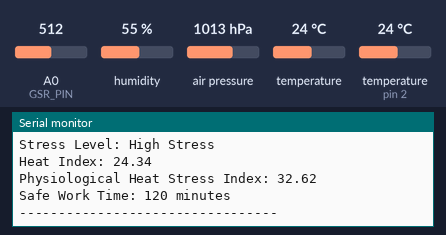
Bench run of a sketch on a simulated Arduino Uno, built with avr-gcc and run on an emulated ATmega328P. On the bench: the last lines printed to the serial monitor. Inputs (shaded band) come from the test bench; at power-on: A0 (GSR_PIN) = 512, humidity 55 %, air pressure 1013 hPa, temperature 24 °C, temperature (sensor on pin 2) 24 °C.

Above: at 8.7 s.
8.8 s: A0 (GSR_PIN) set to 992
At 9.61 s:
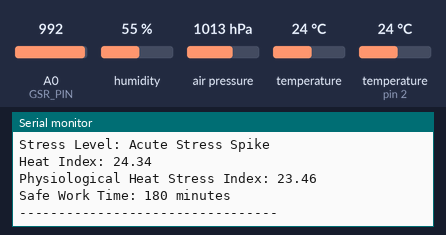
10.8 s: A0 (GSR_PIN) set to 306
At 11.32 s:
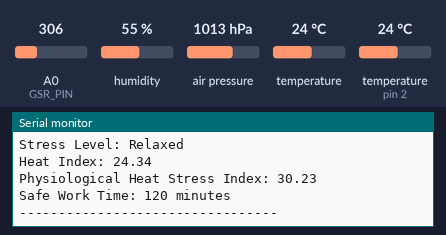
14.2 s: humidity set to 22 %
At 14.74 s:
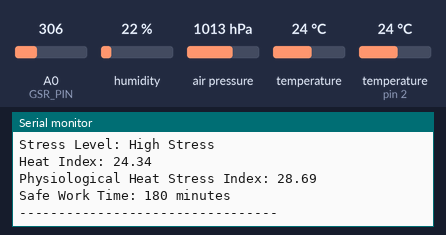
15.7 s: A0 (GSR_PIN) set to 716
At 16.46 s:
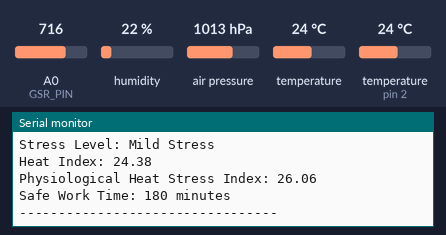
21.7 s: air pressure set to 952 hPa
At 22.44 s:
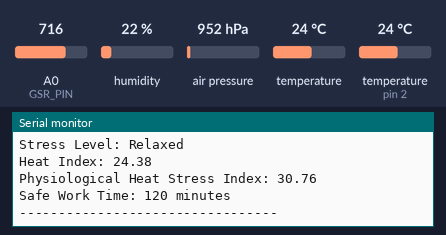
27.7 s: temperature (sensor 0) set to 12 °C
At 28.42 s:
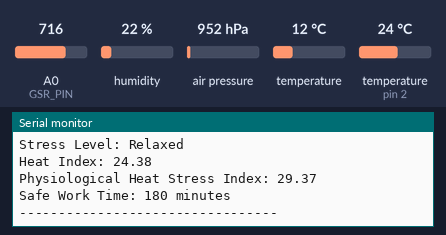
Timing chart, 0 to 30.2 s (numbered marks = the images above; inputs shaded):
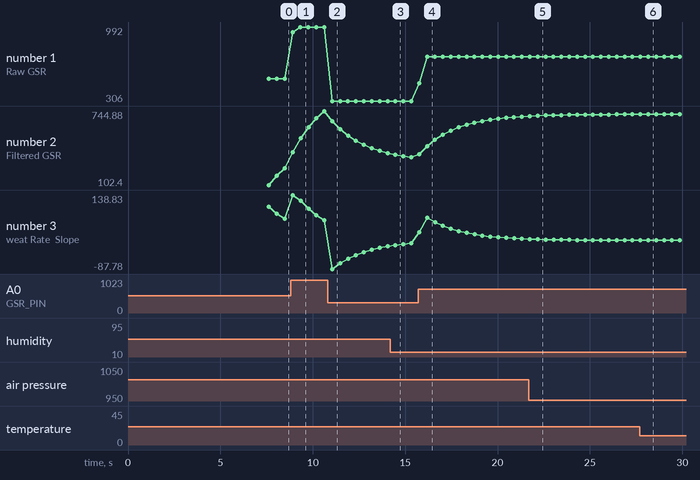

The sketch:

sketch_mar7c.ino
```cpp
#include <Wire.h>
#include <Adafruit_BMP280.h>
#include <DHT.h>

#define DHTPIN 2
#define DHTTYPE DHT22
#define GSR_PIN A0

DHT dht(DHTPIN, DHTTYPE);
Adafruit_BMP280 bmp;

/* ---------- GSR VARIABLES ---------- */

int baseline = 0;
float filteredGSR = 0;
float previousGSR = 0;

float alpha = 0.2;

/* ---------- READ GSR ---------- */

int readGSR(){

  long sum = 0;

  for(int i=0;i<10;i++){
    sum += analogRead(GSR_PIN);
    delay(10);
  }

  return sum/10;
}

/* ---------- SMOOTHING ---------- */

float smoothGSR(int raw){

  filteredGSR = alpha*raw + (1-alpha)*filteredGSR;

  return filteredGSR;
}

/* ---------- SWEAT RATE ---------- */

float calculateSlope(float current){

  float slope = current - previousGSR;

  previousGSR = current;

  return slope;
}

/* ---------- BASELINE CALIBRATION ---------- */

void calibrateGSR(){

  Serial.println("Calibrating baseline... place fingers on electrodes");

  delay(5000);

  long sum = 0;

  for(int i=0;i<50;i++){
    sum += analogRead(GSR_PIN);
    delay(50);
  }

  baseline = sum/50;

  Serial.print("Baseline GSR: ");
  Serial.println(baseline);
}

/* ---------- OSHA HEAT INDEX ---------- */

float calculateHeatIndex(float T, float H){

  float HI = -8.784 +
             1.611*T +
             2.338*H -
             0.146*T*H -
             0.0123*T*T -
             0.0164*H*H +
             0.0022*T*T*H +
             0.0007*T*H*H -
             0.000003*T*T*H*H;

  return HI;
}

/* ---------- SETUP ---------- */

void setup(){

  Serial.begin(115200);

  dht.begin();

  if(!bmp.begin(0x76)){
    Serial.println("BMP280 not detected");
    while(1);
  }

  calibrateGSR();

  Serial.println("Heat Stress Monitoring Started");
}

/* ---------- LOOP ---------- */

void loop(){

  /* ----- ENVIRONMENT DATA ----- */

  float Tenv = dht.readTemperature();
  float humidity = dht.readHumidity();

  float Tbody = bmp.readTemperature();
  float pressure = bmp.readPressure()/100;

  /* ----- GSR READ ----- */

  int rawGSR = readGSR();

  if(rawGSR == 0){

    Serial.println("GSR: 0 (No contact)");
    Serial.println("---------------------------------");

    delay(1000);
    return;
  }

  float stableGSR = smoothGSR(rawGSR);

  float slope = calculateSlope(stableGSR);

  int diff = baseline - stableGSR;

  /* ----- STRESS DETECTION ----- */

  String stressLevel;

  if(abs(slope) > 120)
    stressLevel = "Acute Stress Spike";
  else if(diff > 80)
    stressLevel = "High Stress";
  else if(diff > 30)
    stressLevel = "Mild Stress";
  else
    stressLevel = "Relaxed";

  /* ----- SWEAT / HEAT FATIGUE DETECTION ----- */

  float sweatFactor = abs(diff)/200.0;

  if(sweatFactor > 1) sweatFactor = 1;

  float slopeFactor = abs(slope)/200.0;

  if(slopeFactor > 1) slopeFactor = 1;

  float physiologicalSweat = (0.7*sweatFactor) + (0.3*slopeFactor);

  /* ----- HEAT INDEX ----- */

  float HI = calculateHeatIndex(Tenv, humidity);

  /* ----- HEAT STRESS INDEX ----- */

  float PHSI = (0.70*HI) +
               (0.15*Tbody) +
               (0.15*physiologicalSweat*100);

  /* ----- SAFE WORK TIME ----- */

  int safeTime;

  if(PHSI < 30)
    safeTime = 180;
  else if(PHSI < 40)
    safeTime = 120;
  else if(PHSI < 50)
    safeTime = 60;
  else if(PHSI < 60)
    safeTime = 30;
  else
    safeTime = 10;

  /* ----- OUTPUT ----- */

  Serial.println("------ HEAT STRESS MONITOR ------");

  Serial.print("External Temp: ");
  Serial.print(Tenv);
  Serial.println(" C");

  Serial.print("Humidity: ");
  Serial.print(humidity);
  Serial.println(" %");

  Serial.print("Body Temp: ");
  Serial.print(Tbody);
  Serial.println(" C");

  Serial.print("Pressure: ");
  Serial.print(pressure);
  Serial.println(" hPa");

  Serial.print("Raw GSR: ");
  Serial.println(rawGSR);

  Serial.print("Filtered GSR: ");
  Serial.println(stableGSR);

  Serial.print("Sweat Rate (Slope): ");
  Serial.println(slope);

  Serial.print("Stress Level: ");
  Serial.println(stressLevel);

  Serial.print("Heat Index: ");
  Serial.println(HI);

  Serial.print("Physiological Heat Stress Index: ");
  Serial.println(PHSI);

  Serial.print("Safe Work Time: ");
  Serial.print(safeTime);
  Serial.println(" minutes");

  Serial.println("---------------------------------");

  delay(300);
}
```

Measured:
- after the input at 8.8 s, the serial monitor: prints a new line after 0.11 s (image 1)
- after the input at 10.8 s, the serial monitor: prints a new line after 0.25 s (image 2)
- after the input at 15.7 s, the serial monitor: prints a new line after 0.05 s (image 4)
- after the input at 21.7 s, the serial monitor: prints a new line after 0.47 s (image 5)
- after the input at 27.7 s, the serial monitor: prints a new line after 0.45 s (image 6)
- plotted number 1: 512 → 992 after the input at 8.8 s, 992 → 306 after the input at 10.8 s, 306 → 716 after the input at 15.7 s
- plotted number 2: 249.86 → 744.88 after the input at 8.8 s, 744.88 → 379.63 after the input at 10.8 s, 343.7 → 696.92 after the input at 15.7 s
- plotted number 3: 65.54 → 61.78 after the input at 8.8 s, 61.78 → -18.41 after the input at 10.8 s, -9.42 → 4.77 after the input at 15.7 s
